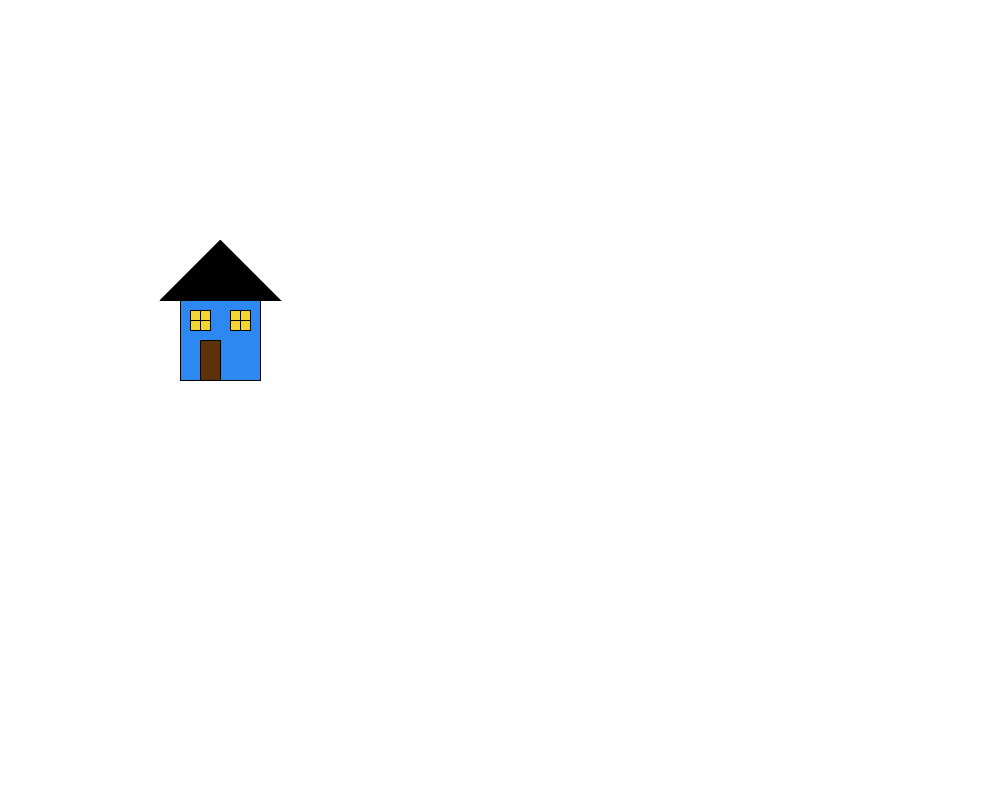
Frame 1 (no input)
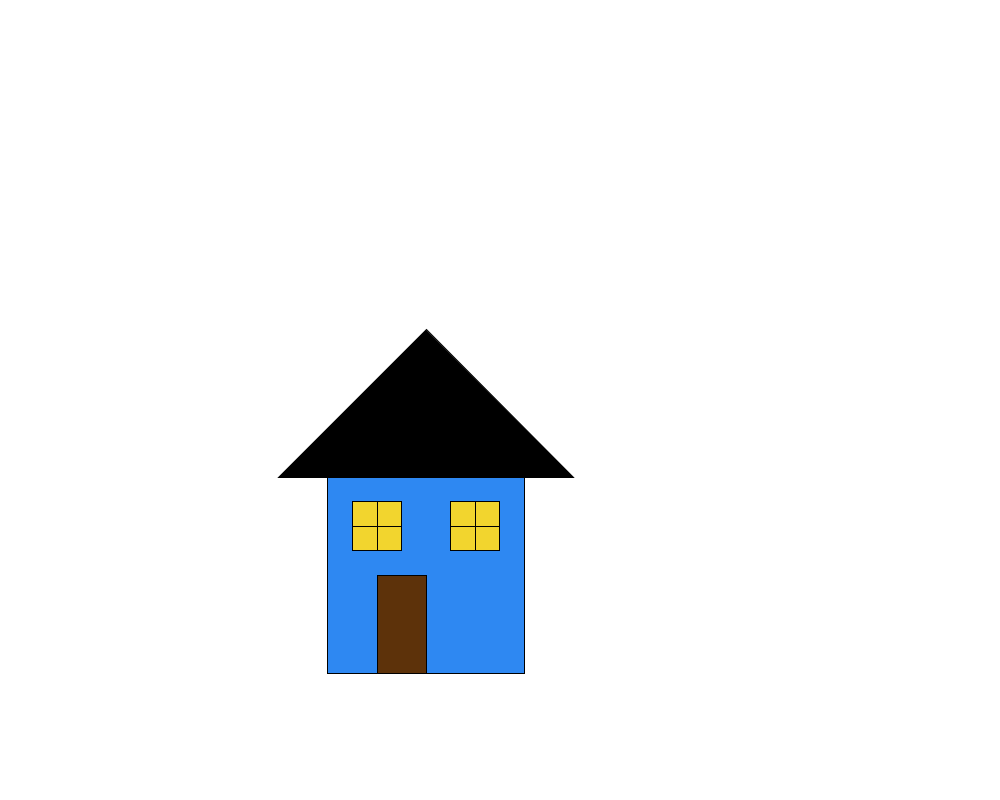
Frame 60 (the mouse pressed at the canvas centre just before this capture)
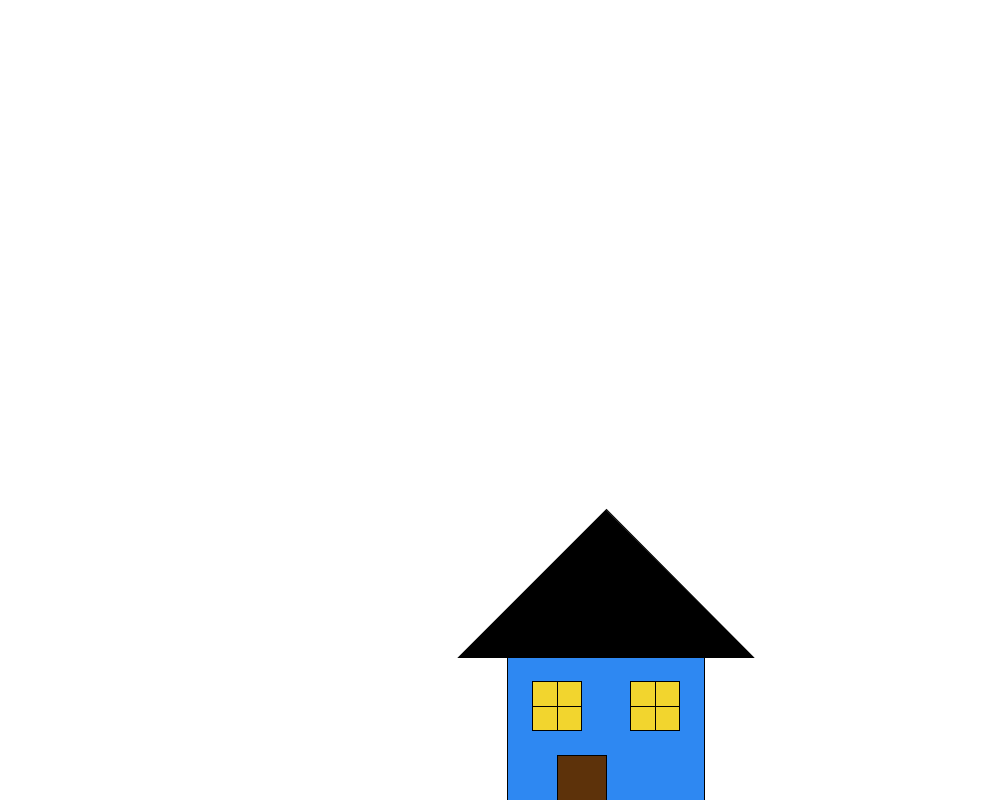
Frame 120 (the mouse held since frame 60 and released just before this capture)

The Processing sketch that drew these frames (run headless with seeded random() and noise(); from frame 60 on, the mouse is pressed at the canvas centre):

// Processing sketch: moving
// ── moving.pde
float a,b,c;
void setup (){
  size (1000,800);
  a = 200;
  b = 300;
  c = 20 ;

}

void draw (){
  background(255);
  pich (a,b,c);
  a = a + 3 ;
  b = b + 3 ;
  c = c*4.91 ;
  if (c>100)c=10;
  if (b>height)b=0;
  if (a>width)a=0;
}

// ── chhin.pde
void pich(float x, float y, float d) {
  fill(46, 136, 242);
  rect(x - d, y, 4*d, 4*d);  // wall
  fill(0);
  triangle(x-2*d, y, x+d, y-3*d, x+4*d, y);  // roof
  fill(93, 50, 10);
  rect(x, y+2*d, d, 2*d);  // door
  fill(242, 213, 46);
  rect(x-d*0.5, y+d*0.5, d, d);  // window
  rect(x+d*1.5, y+d*0.5, d, d);
  line(x, y+d*0.5, x, y+d*1.5);
  line(x-d*0.5, y+d, x+d*0.5, y+d);
  line(x+2*d, y+d*0.5, x+d*2, y+d*1.5);
  line(x+d*1.5, y+d, x+d*2.5, y+d);
}
